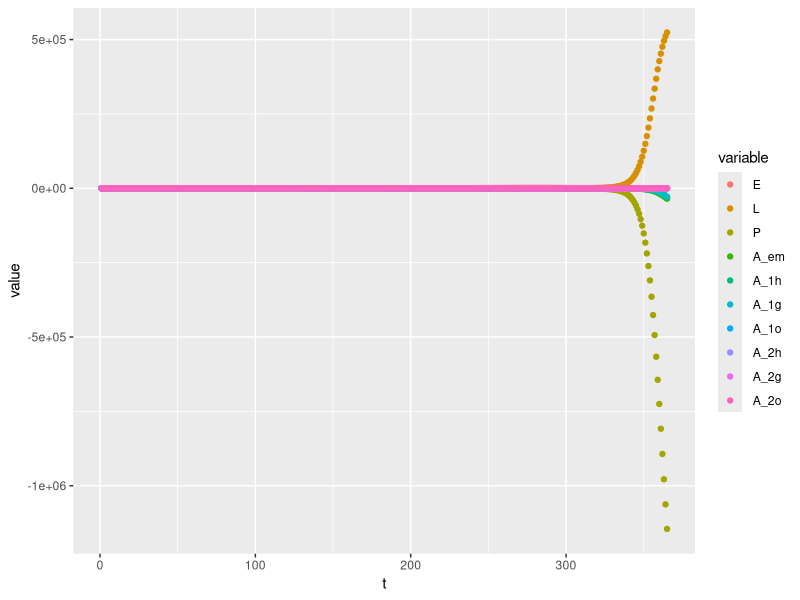

Write R code to recreate this figure.
# Modello Tran 2013

rm(list = ls())

library(deSolve)
library(ggplot2)
library(reshape2) 

#parameters (Tran 2013)

beta_1 = 95 # Number of eggs laid by ovipositing nulliparous females (per female)
beta_2 = 75 # Number of eggs laid by ovipositing parous females (per female)
K_L = 250000 # Standard environment carrying capacity for larvae (larvae ha−1)
K_P = 250000 # Standard environment carrying capacity for pupae (pupae ha−1)
sigma = 0.5 # Sex-ratio at the emergence
mu_E = 0.05 # Egg mortality rate (day−1)
mu_L = 0.08 # Minimum larva mortality rate (day−1)
mu_P = 0.03 # Minimum pupa mortality rate (day−1)
mu_em = 0.1 # Mortality rate during adult emergence (day−1)
mu_A = 0.02 # Minimum adult mortality rate (day−1)
mu_r = 0.08 # Adult mortality rate related to seeking behavior (day−1)
T_E = 10.4 # Minimal temperature needed for egg development (°C)
TDD_E = 110 # Total number of degree-day necessary for egg development (°C)
gamma_Aem = 0.4 # Development rate of emerging adults (day−1)
gamma_Ah = 0.2 # Transition rate from host-seeking to engorged adults (day−1)
gamma_Ao = 0.2 # Transition rate from oviposition site-seeking to host-seeking adults (day−1)
T_Ag = 10 # Minimal temperature needed for egg maturation (°C)
TDD_Ag = 77 # Total number of degree-days necessary for egg maturation (°C)
t_s = 31+28+10 # Start of the favorable season - 10 Mar
t_end = 31+28+31+30+31+30+31+31+30 # End of the favorable season - 30 Sept

# T and P
d = 1:365
t = 15 - 13*cos(d/365*2*pi); # temperatura sinusoidale, min 1 gen = 2 gradi, max 1 lug = 28
p = t*c(0, rep(c(0,0,0,1), 91)) # piove ogni 4 giorni con questa forma strana

# p cumulated over 2 weeks and normalized between 0 and 1 (over a year?)
p_cumm = sapply(1:365, function(x){return(sum(p[max(1,x-13):x]))})
p_cumm_norm = p_cumm/max(p_cumm)

# functions

f_E = (t-T_E)/TDD_E *(t-T_E>0) # Transition function from egg to larva
f_L = - 0.0007*t^2 + 0.0392 * t - 0.3911 # Transition function from larva to pupa
f_P = 0.0008*t^2 - 0.0051 * t + 0.0319 # Transition function from pupa to emerging adult
f_Ag = (t-T_Ag)/TDD_Ag *(t-T_Ag>0) # Transition function from engorged adult to oviposition site—seeking adult
m_L = exp(-t/0.5) + mu_L # Larva mortality (day−1)
m_P = exp(-t/0.5) + mu_P # Pupa mortality rate (day−1)
m_A = pmax(mu_A, 0.04417 + 0.00217*t) # Adult mortality rate (day−1)
k_L = K_L*(p_cumm_norm+1) # Environment carrying capacity of larvae (ha−1)
k_P = K_P*(p_cumm_norm+1) # Environment carrying capacity of pupae (ha−1)

n_s = 1 # number of locations (added; 1 vor no dimension)

# list with parameters to be passed to the ODE system
parms = list(beta_1 = beta_1,
             beta_2 = beta_2,
             K_L = K_L,
             K_P = K_P,
             sigma = sigma,
             mu_E = mu_E,
             mu_L = mu_L,
             mu_P = mu_P,
             mu_em = mu_em,
             mu_A = mu_A,
             mu_r = mu_r,
             T_E = T_E,
             TDD_E = TDD_E,
             gamma_Aem = gamma_Aem,
             gamma_Ah = gamma_Ah,
             gamma_Ao = gamma_Ao,
             T_Ag = T_Ag,
             TDD_Ag = TDD_Ag,
             t_s = t_s,
             t_end = t_end,
             f_E = f_E,
             f_L = f_L,
             f_P = f_P,
             f_Ag = f_Ag,
             m_L = m_L,
             m_P = m_P,
             m_A = m_A,
             k_L = k_L,
             k_P = k_P,
             n_s = n_s) 

df <- function(t, x, parms) {
  
  # initial conditions and paramters
  with(parms, { 
    
    E = x[(1+n_s*0):(1*n_s)]
    L = x[(1+n_s*1):(2*n_s)]
    P = x[(1+n_s*2):(3*n_s)]
    A_em = x[(1+n_s*3):(4*n_s)]
    A_1h = x[(1+n_s*4):(5*n_s)]
    A_1g = x[(1+n_s*5):(6*n_s)]
    A_1o = x[(1+n_s*6):(7*n_s)]
    A_2h = x[(1+n_s*7):(8*n_s)]
    A_2g = x[(1+n_s*8):(9*n_s)]
    A_2o = x[(1+n_s*9):(10*n_s)]
    
    
    # ODE definition 
    dE = gamma_Ao*(beta_1*A_1o + beta_2*A_2o) - (mu_E + f_E[t[1]])*E
    dL = f_E[t[1]]*E - (m_L[t[1]]*(1+L/k_L[t[1]]) + f_L[t[1]])*L
    dP = f_L[t[1]]*L - (m_P[t[1]] + f_P[t[1]])*P
    dA_em = f_P[t[1]]*P*sigma*exp(-mu_em*(1+P/k_P[t[1]])) - (m_A[t[1]]+gamma_Aem)*A_em
    dA_1h = gamma_Aem*A_em - (m_A[t[1]] + mu_r + gamma_Ah)*A_1h
    dA_1g = gamma_Ah*A_1h - (m_A[t[1]] + f_Ag[t[1]])*A_1g
    dA_1o = f_Ag[t[1]]*A_1g - (m_A[t[1]] + mu_r + gamma_Ao)*A_1o
    dA_2h = gamma_Ao*(A_1o + A_2o) - (m_A[t[1]] + mu_r + gamma_Ah)*A_2h
    dA_2g = gamma_Ah*A_2h - (m_A[t[1]] + f_Ag[t[1]])*A_2g
    dA_2o = f_Ag[t[1]]*A_2g - (m_A[t[1]] + mu_r + gamma_Ao)*A_2o
    
    dx <- c(dE, dL, dP, dA_em, dA_1h, dA_1g, dA_1o, dA_2h, dA_2g, dA_2o)
    
    return(list(dx))})
}

# System initialization
E0 = 100 #max(k_P)
L0 = 0
P0 = 0
A_em0 = 0
A_1h0 = 0
A_1g0 = 0
A_1o0 = 0
A_2h0 = 0
A_2g0 = 0
A_2o0 = 0

l_sim = 365

X_0 = c(E0, L0, P0, A_em0, A_1h0, A_1g0, A_1o0, A_2h0, A_2g0, A_2o0)

#integration
Sim <- as.data.frame(ode(X_0, 1:l_sim, df, parms))

#plot
colnames(Sim) = c("t", " E", " L", " P", " A_em", " A_1h", " A_1g", " A_1o", " A_2h", " A_2g", " A_2o")
Sim_m = reshape2::melt(Sim, id = 't')

ggplot(Sim_m, aes(x = t, y = value, color = variable))+
  geom_point()
